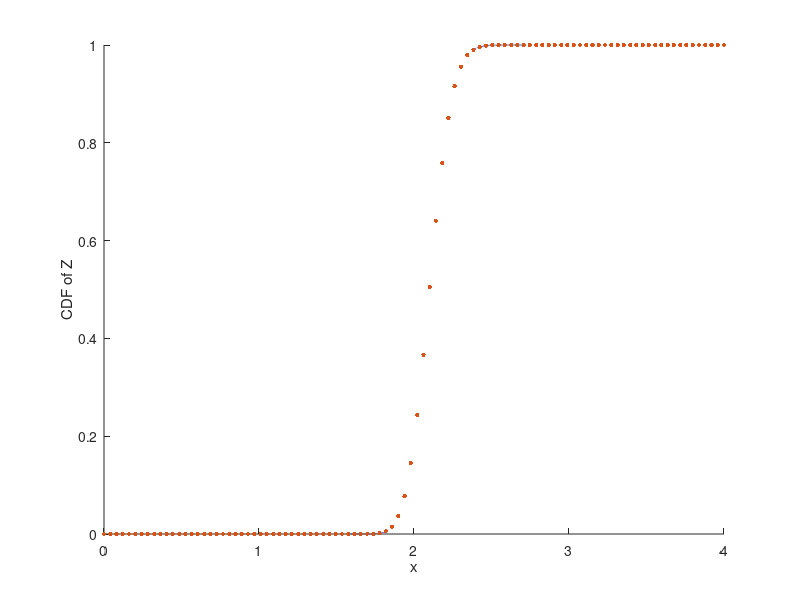

This chart was generated by the following MATLAB code: (Note: this script raises an error after producing the figure.)
clear all
close all
%
sim_trials = 1e6; % number of simulation trails
%
snrdB = -10:1:15; % average transmit SNR
r_th = 1.0; % predefined data rate bits/s/Hz
snr_th = 2^(r_th)-1; % predefined SNR threshold
%
N_RIS = 3; % number of RISs
L = [30 25 20]; % number of elements at each RIS
%
kappa_nl = 1;
% m_h = linspace(1, 3, N_RIS)';
% m_g = linspace(1, 3, N_RIS)';
m0 = 1.5;
m_h = [3.3, 2.9, 2.3]';
m_g = [2.1, 2.7, 3.5]';
%
loss = 1e3; % path-loss at reference distance d0
epsilon = 4; % path-loss exponent
d0 = 1; % reference distance in meter
%
% network area
x_area_min = 0;
x_area_max = 500;
y_area_min = 0;
y_area_max = 20;
%
% source location
x_source = x_area_min;
y_source = y_area_min;
%
% destination location
x_des = x_area_max;
y_des = y_area_min;
%
% random locations of relays
% x_ris = x_area_min + (x_area_max-x_area_min)*rand(N_RIS,1); % [num_relay x 1] vector
% y_ris = y_area_min + (y_area_max-y_area_min)*rand(N_RIS,1);

% x_ris = x_area_min + (x_area_max-x_area_min)*linspace(.1, .9, N_RIS)'; % [num_relay x 1] vector
% y_ris = .7* ones(N_RIS,1)* y_area_max;

x_ris = ones(N_RIS,1); x_ris(1) = 70; x_ris(2) = 230; x_ris(3) = 450;
y_ris = ones(N_RIS,1); y_ris(1) = 17; y_ris(2) = 5; y_ris(3) = 10;

% location
pos_source = [x_source, y_source];
pos_des = [x_des, y_des];
pos_relay = [x_ris, y_ris]; % [num_relay x 2] matrix

% distances
d_sr = sqrt(sum((pos_source - pos_relay).^2 , 2)); % [num_relay x 1] vector
d_rd = sqrt(sum((pos_relay - pos_des).^2 , 2));
d_sd = sqrt(sum((pos_source - pos_des).^2 , 2));

% non-identical Omega
Omgh = loss./((d_sr./d0).^(epsilon/2)); % [num_relay x 1] vector
Omgg = loss./((d_rd./d0).^(epsilon/2));
Omg0 = loss./((d_sd./d0).^(epsilon/2));

%% Simulation
h_0 = random('Naka',m0,Omg0,[1,sim_trials]);

V_n = zeros(N_RIS, sim_trials);
for n = 1:N_RIS
    for l = 1:L(n)
        h_nl = random('Naka', m_h(n), Omgh(n), [1,sim_trials]);
        g_nl = random('Naka', m_g(n), Omgg(n), [1,sim_trials]);
        U_nl = kappa_nl * h_nl .* g_nl;
        %
        V_n(n,:) = V_n(n,:) + U_nl;
    end
end
%
T_cct   = sum(V_n,1);
Z_cct   = h_0 + T_cct;
Z2_cct  = Z_cct.^2;
%
V_M_ost = max(V_n,[],1); % V_M : best RIS
R_ost   = h_0 + V_M_ost;
R2_ost  = R_ost.^2;

%% Analysis of CCT using Gamma distribution

lambda = sqrt( m_g./Omgg.*m_h./Omgh )/kappa_nl; % lambda_nl

% Working on h0
% The k-th moment of h0
E_h0_k = @(k) gamma(m0+k/2)/gamma(m0)*(m0/Omg0)^(-k/2);

F_h0 = @(x) gammainc(m0*double(x).^2/Omg0,m0,'lower'); %%%%%%%%%%%%%%%%%%%%%%%%%%%%%%%%%%%%%%%%%% CDF of h0
f_h0 = @(x) 2*m0^m0/gamma(m0)/Omg0^m0*double(x).^(2*m0-1).*exp(-m0/Omg0.*double(x).^2); %%%%%%%%%%%%%%%%%%%%%%%%%%%%%%%%%%%%%%%%%% % PDF of h0

% Working on U_nl
% The k-moment of U_nl
E_U_nl_k = @(k,n) lambda(n)^(-k)*gamma(m_h(n)+0.5*k)...
    * gamma(m_g(n)+0.5*k) / gamma(m_h(n)) / gamma(m_g(n));

% Parameter of the approximate Gamma distribution of U_nl
alpha_U= @(n) E_U_nl_k(1,n)^2/(E_U_nl_k(2,n)-E_U_nl_k(1,n)^2);
beta_U = @(n) E_U_nl_k(1,n)/(E_U_nl_k(2,n)-E_U_nl_k(1,n)^2);

f_U_nl = @(x,n) beta_U(n)^alpha_U(n)/gamma(alpha_U(n))...
    * x.^(alpha_U(n)-1) .* exp( -beta_U(n)*x ); % CDF of U_nl

% Working on V_n
% The k-moment of V_n
E_V_n_k = @(k,n) gamma(L(n) * alpha_U(n)+k) ...
    / gamma(L(n) * alpha_U(n)) * beta_U(n)^(-k);

% Approximate distribution of V_n
f_V_n = @(v,n) vpa(beta_U(n)^(sym(L(n)*alpha_U(n)))/gamma(sym(L(n)*alpha_U(n))))...
    * v.^(L(n)*alpha_U(n)-1) .* exp( -beta_U(n)*v );                       %%%%%%%%%%%%%%%%%%%%%%%%%%%%%%%%%%%%%%%%%%

F_V_n = @(v,n) gammainc(beta_U(n)*double(v),L(n)*alpha_U(n),'lower');

% Working on T
% The 1st moment of T
E_T1 = 0;
for n = 1:N_RIS
    for l = 1:L(n)
        E_T1 = E_T1 + E_U_nl_k(1,n);
    end
end

% The 2nd  moment of T
E_T2 = 0;
for n = 1:N_RIS
    tmpA = 0;
    for l = 1:L(n)
        tmpA = tmpA + E_U_nl_k(1,n);
    end
    for ii = n+1:N_RIS
        tmpB = 0;
        for l = 1:L(ii)
            tmpB = tmpB + E_U_nl_k(1,ii);
        end
        E_T2 = E_T2 + 2 * tmpA * tmpB;
    end
end

for n = 1:N_RIS
    tmpC = 0;
    for l = 1:L(n)
        tmpC = tmpC + E_U_nl_k(2,n);
    end
    tmpD = 0;
    for l = 1:L(n)
        for v = (l+1):L(n)
            tmpD = tmpD + 2 * E_U_nl_k(1,n) * E_U_nl_k(1,n);
        end
    end
    E_T2 = E_T2 + tmpC + tmpD;
end

% Working on Z
% The 1st moment of Z
E_Z1 = E_h0_k(1) + E_T1;

% The 2nd moment of Z
E_Z2 = E_h0_k(2) + E_T2 + 2 * E_h0_k(1) * E_T1;

% Parameter of the approximate Gamma distribution of Z
alpha_Z = E_Z1^2/(E_Z2 - E_Z1^2);
beta_Z = E_Z1/(E_Z2 - E_Z1^2);

F_Z_Gamma = @(z) gammainc(z*beta_Z,alpha_Z,'lower'); % Gamma CDF of Z

f_Z_Gamma = @(z) 1/gamma(alpha_Z)*(beta_Z)^alpha_Z...
    * z.^(alpha_Z-1) .* exp( -z*beta_Z ); % Gamma PDF of Z

F_Z2_Gamma = @(z) F_Z_Gamma(sqrt(z)); % CDF of Z^2

%-----Asymptotic of Z^2
F_Z_Gamma_asymp = @(z) (z*beta_Z)^alpha_Z/gamma(alpha_Z+1);
F_Z2_Gamma_asymp= @(z) F_Z_Gamma_asymp(sqrt(z));
%=====

%% code_for_OST

% Working on M_V ( max V_n )
F_M_V = @(x) 1; % CDF of V_M
for k = 1:N_RIS
    F_M_V = @(x) F_M_V(x) .* F_V_n(x,k);
end

M = 100; % number of steps in M-staircase approximation
F_R = @(r) 0; % CDF of R
for m = 1:M
    F_R = @(r) F_R(r)...
        + (F_h0(m/M*r) - F_h0((m-1)/M*r)) .* F_M_V((M-m+1)/M*r);
end
F_R2_Gamma = @(r) F_R(sqrt(r)); % CDF of R^2, e2e SNR of the OST scheme

% %-----Asymptotic of R^2
% LAlpha_arr = zeros(1,N_RIS);
% Beta_arr  = zeros(1,N_RIS);
%
% for n = 1:N_RIS
%     LAlpha_arr(n) = L(n)*alpha_U(n);
%     Beta_arr(n) = beta_U(n);
% end
%
% M1 = 1e3; m_arr = 1:M1;
% fM = sum( ((m_arr-1)/M1).^(2*m0-1).*(1-(m_arr-1)/M1).^sum(LAlpha_arr) )/M1;
%
% F_R_Gamma_asymp = @(r) (2*m0)/gamma(m0+1)*(m0/Omg0)^(m0)...
%     * prod( Beta_arr.^(LAlpha_arr) ./ gamma(LAlpha_arr+1) .* r.^LAlpha_arr )...
%     * r.^(2*m0) * fM;
% F_R2_asymp = @(r) F_R_Gamma_asymp(sqrt(r));
% %=====

%% Test CCT Moment-Matching

%-----CDF of CCT Scheme with Gamma Distribution
figure;
% [y,x] = ecdf(Z2_cct); hold on;
[y,x] = ecdf(Z_cct); hold on;
xs = linspace(0,4,100);

plot(x,y); hold on;
% plot(xs,F_Z2_Gamma(xs),'.','markersize',10); hold on;
plot(xs,F_Z_Gamma(xs),'.','markersize',10); hold on;

xlabel('x')
% ylabel('CDF of Z^2')
ylabel('CDF of Z')
legend('True Distribution','Approximate Distribution',...
    'location','se');

% x0 = 100; y0 = 100; width = 300; height = 250;
% set(gcf,'Position', [x0, y0, width, height]); % plot size
% set(gca, 'LooseInset', get(gca, 'TightInset')) % remove plot padding
%=====DONE

%-----PDF of CCT Scheme with Gamma Distribution
figure;
% non-symbolic PDF of Z and Z^2
% f_Z_Gamma = @(z) 1/gamma(alpha_Z)*(beta_Z)^alpha_Z...
%     * z.^(alpha_Z-1) .* exp( -z*beta_Z );
% f_Z2_Gamma = @(z) 1./(2*sqrt(z)) .* f_Z_Gamma(sqrt(z));

number_of_bins = 30;
histogram(Z_cct,number_of_bins,'normalization','pdf'); hold on;

%---symbolic PDF
syms sbl_az sbl_bz sbl_z
symbolic_f_Z_Gamma(sbl_az,sbl_bz,sbl_z) = 1/gamma(sbl_az)*(sbl_bz)^sbl_az ...
    * sbl_z^(sbl_az-1) * exp( - sbl_z*sbl_bz );
plot(xs,double(vpa(symbolic_f_Z_Gamma(alpha_Z,beta_Z,xs))),'linewidth',1); hold on;
%====done

xlabel('x')
ylabel('PDF of Z')
legend('True Distribution', 'Approximate Distribution',...
    'location','ne');

% x0 = 100; y0 = 100; width = 300; height = 250;
% set(gcf,'Position', [x0, y0, width, height]); % plot size
% set(gca, 'LooseInset', get(gca, 'TightInset')) % remove plot padding
%=====DONE

%% OST Test Moment-Matching

%-----CDF of R^2
figure;
[y,x] = ecdf(R2_ost); hold on;
xs = linspace(0,10,30);
plot(x,y); hold on;
plot(xs,F_R2_Gamma(xs),'.','markersize',10); hold on;
xlabel('x')
ylabel('CDF of R^2')
legend('True Distribution (from Simulation)','Approximate Distribution',...
    'location','best');
%=====done

%-----PDF of R^2
figure;
f_M_V = @(x) 0;
for n = 1:N_RIS
    func_tmp = @(x) 1;
    for t = 1:N_RIS
        if (n ~= t)
            func_tmp = @(x) func_tmp(x) .* F_V_n(x,t);
        end
    end
    f_M_V = @(x) f_M_V(x) + f_V_n(x,n) .* func_tmp(x);
end
f_R = @(r) 0; M = 100;
for m = 1:M
    f_R = @(r) f_R(r)...
        + ((m/M)*f_h0(m/M*r) - ((m-1)/M)*f_h0((m-1)/M*r))...
        .*F_M_V((M-m+1)/M*r)...
        + (F_h0(m/M*r)- F_h0((m-1)/M*r))...
        .*((M-m+1)/M).*f_M_V((M-m+1)/M*r);
end
f_R2 = @(r) 1./(2*sqrt(r)).*f_R(sqrt(r));

xs = linspace(0,2,100);
number_of_bins = 100;
histogram(R2_ost,number_of_bins,'normalization','pdf'); hold on;
plot(xs,double(vpa(f_R2(sym(xs)))),'linewidth',1.5); hold on;
xlabel('x')
ylabel('PDF of R^2')
legend('True Distribution (from Simulation)','Approximate Distribution',...
    'location', 'best');
%=====done

%% Outage Probability

%-----OP
for isnr = 1:length(snrdB)
    snr = 10^(snrdB(isnr)/10);
    % CCT scheme
    P_out_CCT_Gamma_sim(isnr) = mean(snr*Z2_cct < snr_th);
    P_out_CCT_Gamma_ana(isnr) = F_Z2_Gamma(snr_th/snr);
    P_out_CCT_Gamma_asymp(isnr) = F_Z2_Gamma_asymp(snr_th/snr);
    % OST scheme
    P_out_OST_Gamma_sim(isnr) = mean(snr*R2_ost < snr_th);
    P_out_OST_Gamma_ana(isnr) = F_R2_Gamma(snr_th/snr);
    fprintf('OP, SNR = %d \n', snrdB(isnr));
end

figure;
semilogy(snrdB,P_out_CCT_Gamma_sim,'r^:'); hold on;
semilogy(snrdB,P_out_CCT_Gamma_ana,'r-'); hold on;
semilogy(snrdB,P_out_OST_Gamma_sim,'bo:'); hold on;
semilogy(snrdB,P_out_OST_Gamma_ana,'b-'); hold on;
xlabel('Transmit SNR (dB)');
ylabel('Outage Probability');
legend('CCT (sim.)', 'CCT (ana. with Gamma)',...
    'OST (sim.)', 'OST (ana. with Gamma)',...
    'Location','Best');
axis([-Inf Inf 10^(-5) 10^(0)]);

% x0 = 100; y0 = 100; width = 400; height = 250;
% set(gcf,'Position', [x0, y0, width, height]); % plot size
% set(gca, 'LooseInset', get(gca, 'TightInset')) % remove plot padding
%=====

%% Ergodic Capacity
% Note: no EC of OST scheme with Gamma distribution

%-----EC of CCT scheme with Gamma distribution
% input: az = alpha_Z, bz = beta_Z, rho = snr

syms az bz rho
EC_cct_Gamma(az,bz,rho) = 1/gamma(az)/log(2)*2^(az-1)/sqrt(pi)...
    * meijerG( [0],[1/2,1],[az/2,az/2+1/2,0,0,1/2],[], (bz/2)^2/rho);
% input: az = alpha_Z, bz = beta_Z, rho = snr

for isnr = 1:length(snrdB)
    snr = 10^(snrdB(isnr)/10);
    EC_CCT_sim(isnr) = mean(log2(1+snr*Z2_cct));
    %_
    EC_CCT_ana(isnr) = double(vpa(EC_cct_Gamma(alpha_Z,beta_Z,snr)));
    fprintf('Gamma, Ergodic Ca, SNR = %d \n', snrdB(isnr));
end

figure;
plot(snrdB,EC_CCT_sim,'go'); hold on;
plot(snrdB,EC_CCT_ana,'g-'); hold on;
xlabel('Transmit SNR (dB)');
ylabel('Ergodic Capacity (bits/sec/Hz');
legend('CCT (sim.)','CCT (ana. with Gamma)',...
    'Location','Best');

% x0 = 100; y0 = 100; width = 400; height = 250;
% set(gcf,'Position', [x0, y0, width, height]); % plot size
% set(gca, 'LooseInset', get(gca, 'TightInset')) % remove plot padding
%=====

%% Network Topology

%-----Topo
fig_topo = figure;
scatter(x_source, y_source, 'bo', 'filled')
hold on
scatter(x_des, y_des, 'go', 'filled')
hold on
scatter(x_ris, y_ris, 'rs', 'filled')
hold on

for kk = 1:N_RIS
    text(x_ris(kk), y_ris(kk), num2str(kk));
    hold on
end

axis([x_area_min x_area_max y_area_min y_area_max])
legend('Source', 'Destination', 'RISs')

x0 = 100; y0 = 100; width = 400; height = 200;
set(gcf,'Position', [x0, y0, width, height]); % plot size
set(gca, 'LooseInset', get(gca, 'TightInset')) % remove plot padding
%=====DONE

save('data_Gamma_30_25_20.mat', ...
    'P_out_CCT_Gamma_sim', 'P_out_CCT_Gamma_ana', ...
    'P_out_OST_Gamma_sim', 'P_out_OST_Gamma_ana',...
    'EC_CCT_sim', 'EC_CCT_ana')